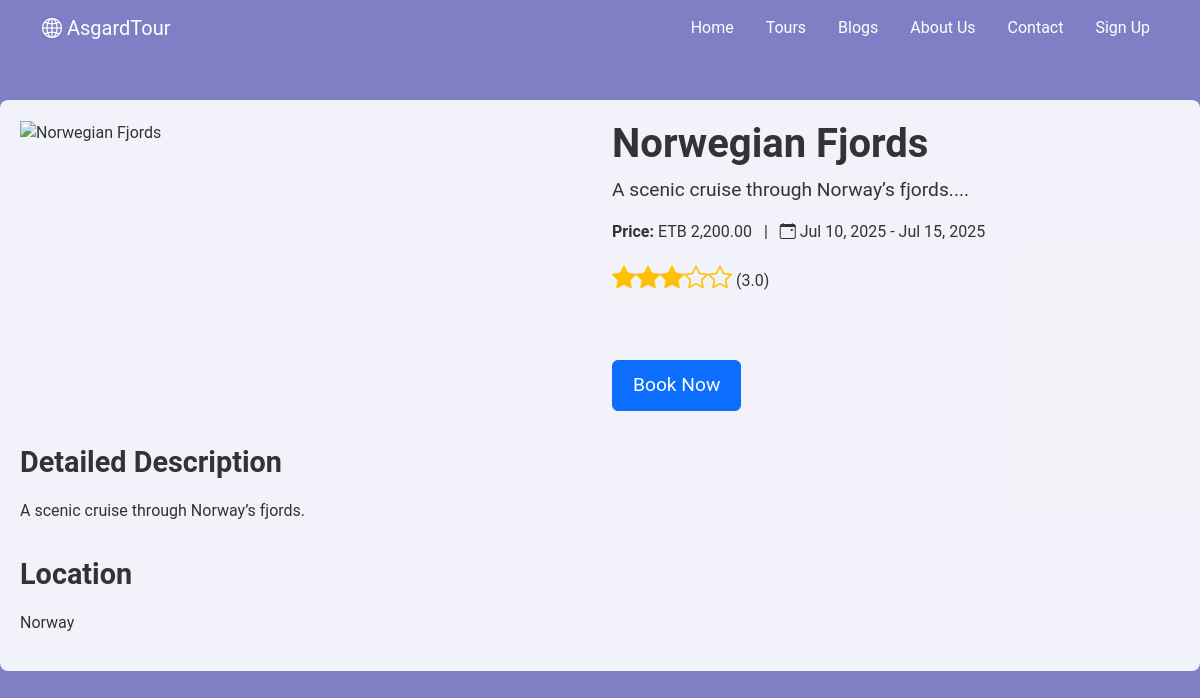
/tourinfo.php?tour_id=2, run on the app's committed database.
### tables this page shows
CREATE TABLE `tours` (
  `tour_id` int(11) NOT NULL,
  `title` varchar(255) NOT NULL,
  `description` text NOT NULL,
  `price` decimal(10,2) NOT NULL,
  `start_date` date NOT NULL,
  `end_date` date NOT NULL,
  `location` varchar(255) NOT NULL,
  `main_image` varchar(255) DEFAULT NULL,
  `video_url` varchar(255) DEFAULT NULL,
  `created_at` timestamp NOT NULL DEFAULT current_timestamp(),
  `status` enum('active','inactive') DEFAULT 'active',
  `featured` tinyint(1) DEFAULT 0,
  `recommended` tinyint(1) DEFAULT 0
);

### tourinfo.php (the view, shortened to what this page needs)
<?php
include 'DB_Bifrost.php';
$tour_id = intval($_GET['tour_id']);
$stmt = $pdo->prepare("SELECT * FROM tours WHERE tour_id = :tour_id");
$stmt->execute([':tour_id' => $tour_id]);
$tour = $stmt->fetch(PDO::FETCH_ASSOC);
$stmt = $pdo->prepare("SELECT COALESCE(AVG(rating),0) AS average_rating FROM tour_ratings WHERE tour_id = :tour_id");
$stmt->execute([':tour_id' => $tour_id]);
$ratingData = $stmt->fetch(PDO::FETCH_ASSOC);
$average_rating = $ratingData['average_rating'];
?>
<!DOCTYPE html>
<html lang="en">
<head>
  <link rel="stylesheet" href="https://cdn.jsdelivr.net/npm/bootstrap@5.3.0-alpha1/dist/css/bootstrap.min.css">
  <link rel="stylesheet" href="https://cdn.jsdelivr.net/npm/bootstrap-icons@1.10.5/font/bootstrap-icons.css">
</head>
<body>
  <header>
    <nav class="navbar navbar-expand-lg navbar-dark navbar-custom">
      <div class="container">
        <a class="navbar-brand" href="index.php"><i class="bi bi-globe2"></i> AsgardTour</a>
        <div class="collapse navbar-collapse" id="navbarNav">
          <ul class="navbar-nav ms-auto gap-3">
            <li class="nav-item"><a class="nav-link" href="index.php">Home</a></li>
            <li class="nav-item"><a class="nav-link active" href="tours.php">Tours</a></li>
            <li class="nav-item"><a class="nav-link" href="blogs.php">Blogs</a></li>
            <li class="nav-item"><a class="nav-link" href="about.php">About Us</a></li>
            <li class="nav-item"><a class="nav-link" href="contact.php">Contact</a></li>
            <?php if (!isset($_SESSION['user_id'])): ?>
              <li class="nav-item"><a class="nav-link" href="signup.php">Sign Up</a></li>
            <?php endif; ?>
          </ul>
        </div>
      </div>
    </nav>
  </header>
  <div class="main-content">
    <div class="row">
      <div class="col-md-6">
        <img src="<?php echo htmlspecialchars($tour['main_image']); ?>" class="img-fluid" alt="<?php echo htmlspecialchars($tour['title']); ?>">
      </div>
      <div class="col-md-6">
        <h1 class="tour-title"><?php echo htmlspecialchars($tour['title']); ?></h1>
        <p class="tour-summary"><?php echo htmlspecialchars(substr($tour['description'], 0, 150)) . '...'; ?></p>
        <p>
          <strong>Price:</strong> ETB <?php echo number_format($tour['price'], 2); ?> &nbsp; | &nbsp;
          <i class="bi bi-calendar-event"></i> <?php echo date("M d, Y", strtotime($tour['start_date'])); ?> - <?php echo date("M d, Y", strtotime($tour['end_date'])); ?>
        </p>
        <p class="rating-stars">
          <?php
            for ($i = 1; $i <= 5; $i++) {
              echo ($i <= round($average_rating)) ? '<i class="bi bi-star-fill"></i>' : '<i class="bi bi-star"></i>';
            }
            echo " (" . number_format($average_rating, 1) . ")";
          ?>
        </p>
        <br><br>
        <button class="btn btn-primary book-now-btn" data-bs-toggle="modal" data-bs-target="#bookingModal">Book Now</button>
      </div>
    </div>
    <div class="section-title">Detailed Description</div>
    <p><?php echo nl2br(htmlspecialchars($tour['description'])); ?></p>
    <div class="section-title">Location</div>
    <p><?php echo htmlspecialchars($tour['location']); ?></p>
  </div>
</body>
</html>

### tourinfo.php (style rules this page uses)
body { font-family: 'Roboto', sans-serif; margin: 0; padding: 0; background: linear-gradient(rgba(0,0,139,0.5), rgba(0,0,139,0.5)), url('image.jpg') fixed center/cover; color: #333; }
header { position: fixed; top: 0; left: 0; right: 0; z-index: 1050; background-color: transparent; }
.navbar-custom { position: relative; z-index: 1; }
.navbar-custom .nav-link { color: #fff !important; }
.main-content { margin-top: 100px; padding: 20px; background-color: rgba(255,255,255,0.9); border-radius: 8px; max-width: 1200px; margin-left: auto; margin-right: auto; }
.tour-title { font-size: 2.5rem; font-weight: bold; }
.tour-summary { font-size: 1.2rem; margin-bottom: 15px; }
.rating-stars i { color: #ffc107; font-size: 1.5rem; }
.section-title { margin-top: 30px; margin-bottom: 15px; font-size: 1.8rem; font-weight: bold; }
.book-now-btn { font-size: 1.2rem; padding: 10px 20px; }

### data on the page
tours: title "Norwegian Fjords", description "A scenic cruise through Norway’s fjords.", price "2,200.00", start_date "Jul 10, 2025", end_date "Jul 15, 2025", location "Norway"

### other printed values
$average_rating "3.0"
